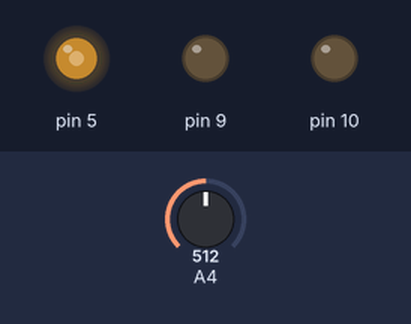
Simulated run of this sketch. Board: Arduino Leonardo, built with avr-gcc and run on an emulated ATmega32U4. On the bench: output pins drawn as LEDs (lit = HIGH). The test bench sets the inputs (shaded band); at power-on: A4 = 512. What the sketch prints to the serial monitor is not drawn.

Above: at 1.2 s.
1.3 s: A4 set to 122
At 2.4 s:
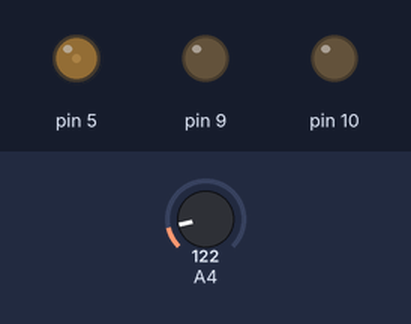
2.8 s: A4 set to 0
At 3.6 s:
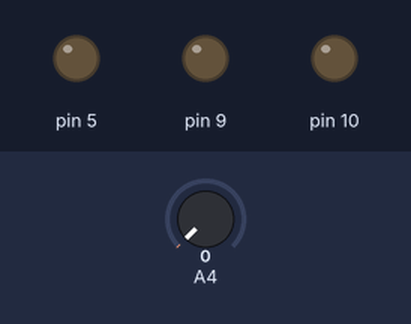
4.3 s: A4 set to 2
5.8 s: A4 set to 5
At 7.0 s:
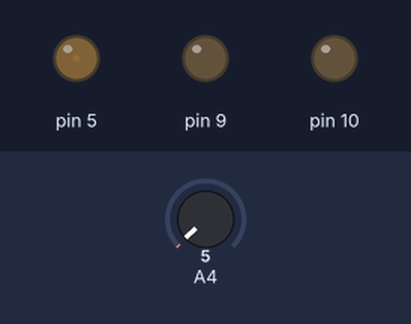
7.3 s: A4 set to 1023
At 8.3 s:
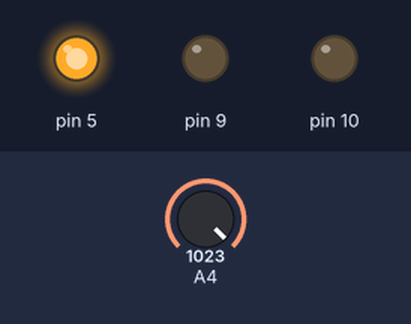
8.8 s: A4 set to 1001
At 9.4 s:
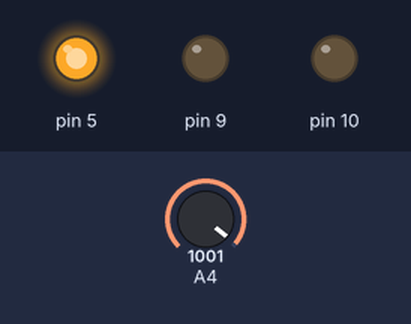
Timing chart, 0 to 11.3 s (numbered marks = the images above; inputs shaded):
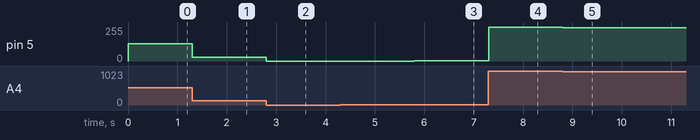

Measured:
- after the input at 1.3 s, pin 5: 128/255 → 30/255 at once
- after the input at 2.8 s, pin 5: 30/255 → 0/255 at once
- after the input at 5.8 s, pin 5: 0/255 → 1/255 at once
- after the input at 7.3 s, pin 5: 1/255 → 255/255 at once
- after the input at 8.8 s, pin 5: 255/255 → 250/255 at once

The sketch:

mixer_esplora.ino
```cpp
#include <Esplora.h>

// start off with no value
int red = 0;
int green = 0;
int blue = 0;

void setup() {
  Serial.begin(9600);
}

void loop() { //Main loop
  showColour();
  printColour(); //Output these values to USB serial for other programs to interpret
}

void printColour(){ //prints the colour stored to the Serial Monitor
  Serial.print("RGB:");
  Serial.print(red);
  Serial.print(",");
  Serial.print(green);
  Serial.print(",");
  Serial.println(blue);
}

void showColour(){
    int sliderPosition = Esplora.readSlider();
    byte brightness = map(sliderPosition, 0, 1024, 0, 256); //rescale the slider's value to the range of the LEDs.
      if (Esplora.readButton(SWITCH_DOWN) == LOW) {
        red = brightness;
      }
      else if(Esplora.readButton(SWITCH_LEFT) == LOW){
        green = brightness;
      }
      else if(Esplora.readButton(SWITCH_UP) == LOW){
        blue = brightness;
      }
    Esplora.writeRGB(red,green,blue);
}
```
